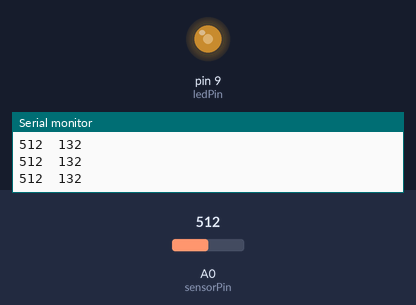
A sketch run on a simulated Arduino Uno, built with avr-gcc and run on an emulated ATmega328P. On the bench: output pins drawn as LEDs (lit = HIGH), the last lines printed to the serial monitor. The inputs (shaded band) are chosen by the test bench; at power-on: A0 (sensorPin) = 512.

Above: at 1.2 s.
1.3 s: A0 (sensorPin) set to 1023
At 1.7 s:
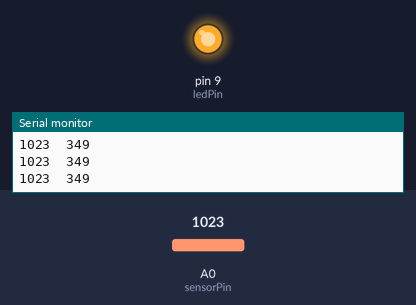
2.8 s: A0 (sensorPin) set to 306
At 3.8 s:
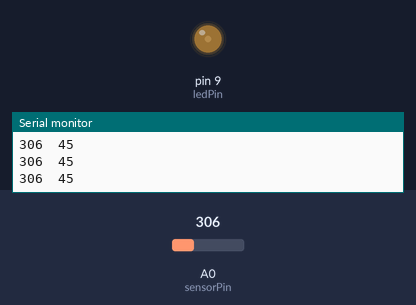
4.3 s: A0 (sensorPin) set to 122
At 4.9 s:
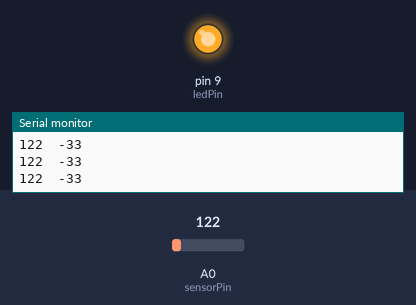
5.8 s: A0 (sensorPin) set to 182
8.8 s: A0 (sensorPin) set to 198
At 9.5 s:
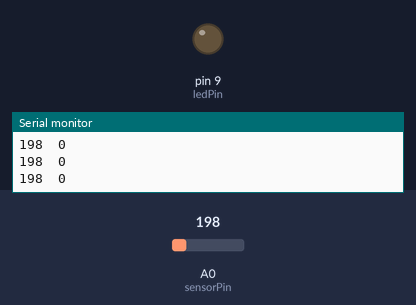
Timing chart, 0 to 11.3 s (numbered marks = the images above; inputs shaded):
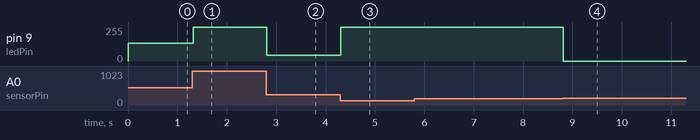

The sketch:

photoRdemo.ino
```cpp
const int sensorPin = 0;
const int ledPin = 9;

int lightLevel;
int calibratedlightLevel;
int maxThreshold = 0;
int minThreshold = 1023;


void setup() {
  pinMode(ledPin, OUTPUT);
  Serial.begin(9600);
}

void loop() {
  lightLevel = analogRead(sensorPin);
  Serial.print(lightLevel);

  calibratedlightLevel = map(lightLevel, 200, 800, 0, 255);

  Serial.print("\t");
  Serial.println(calibratedlightLevel);

  analogWrite(ledPin, calibratedlightLevel);

}
```

Measured:
- the behaviour switches between 197 and 198 on A0 (sensorPin) (found by bisection; images 3 and 4)
- after the input at 1.3 s, pin 9 (ledPin): 132/255 → 255/255 at once
- after the input at 2.8 s, pin 9 (ledPin): 255/255 → 45/255 at once
- after the input at 4.3 s, pin 9 (ledPin): 45/255 → 255/255 at once
- after the input at 8.8 s, pin 9 (ledPin): 255/255 → 0/255 at once
